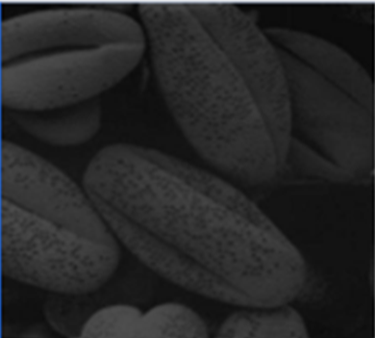
#> input picture THXLA/L1/DATA/data/anh1.png, 375 x 338 px, found by its file name
$ python main.py
#> lines starting #> are read from the running program, lines starting #| are printed output that depends on the picture
import cv2
import numpy as np

def load_image(filename):
#> called with filename = 'anh1.png'
    return cv2.imread(filename, cv2.IMREAD_GRAYSCALE)
#> returned value: shape (338, 375); min 0, max 232, mean 39.3

def show_image(image, window_name):
    cv2.imshow(window_name, image)


def dilation(image, kernel, iterations=1):
    dilated_image = np.copy(image)
    kernel = np.uint8(kernel)  # Convert kernel to uint8
    for _ in range(iterations):
        dilated_image = cv2.dilate(dilated_image, kernel)
    return dilated_image

def erosion(image, kernel, iterations=1):
#> called with kernel = array of shape (3, 3), iterations = 7
    eroded_image = np.copy(image)
    kernel = np.uint8(kernel)  # Convert kernel to uint8
    for _ in range(iterations):
        eroded_image = cv2.erode(eroded_image, kernel)
#> this loop made 7 passes
#> pass 2, in erosion, `eroded_image = cv2.erode(eroded_image, kernel)`:
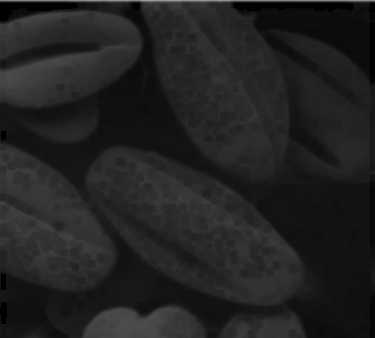
#> eroded_image: shape (338, 375); min 0, max 156, mean 33.8
#> after the loop:
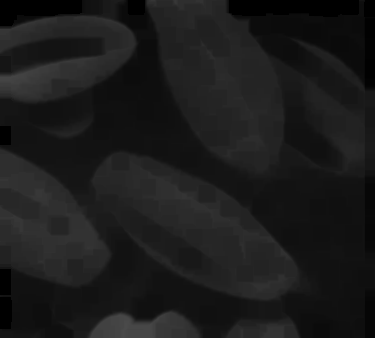
#> eroded_image: shape (338, 375); min 0, max 74, mean 27
    return eroded_image

if __name__ == "__main__":
    # Load image
    input_image = load_image("anh1.png")

    # Define kernel for dilation and erosion
    kernel = np.array([
        [1, 1, 1],
        [1, 1, 1],
        [1, 1, 1]
    ])


    # Apply erosion
    eroded_image = erosion(input_image, kernel, 7)
    # Apply dilation
    dilated_image = dilation(eroded_image, kernel, 7)

    dilated_image = dilation(dilated_image, kernel, 5)
#> the loop in dilation (call 2), `for _ in range(iterations):` made 5 passes
#> pass 2, in dilation (call 2), `dilated_image = cv2.dilate(dilated_image, kernel)`:
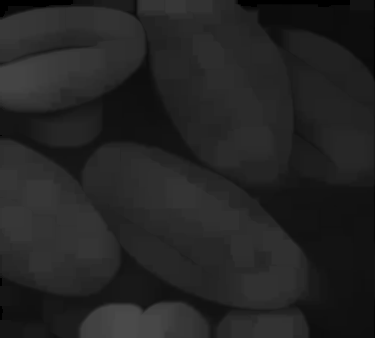
#> dilated_image: shape (338, 375); min 0, max 74, mean 35.7
    eroded_image = erosion(dilated_image, kernel, 5)


    # Show images
    show_image(input_image, "Input Image")
    show_image(dilated_image, "Result Image")

    cv2.waitKey(0)
    cv2.destroyAllWindows()

$ run again, with THXLA/L1/DATA/data/anh3.png copied over THXLA/L1/DATA/data/anh1.png
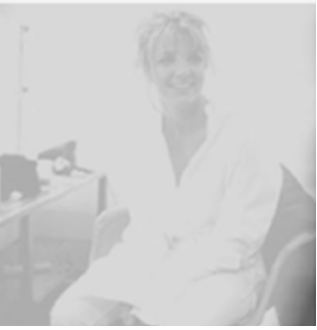
#> input picture THXLA/L1/DATA/data/anh3.png, 317 x 330 px, found by its file name
#> after the loop in erosion, `for _ in range(iterations):`:
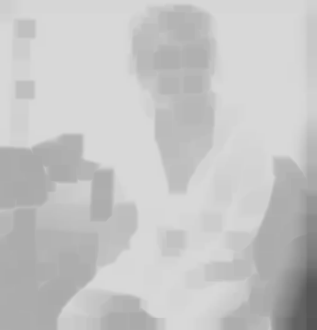
#> eroded_image: shape (330, 317); min 85, max 216, mean 197
#> the loop in dilation (call 2), `for _ in range(iterations):` made 5 passes
#> pass 1, in dilation (call 2), `dilated_image = cv2.dilate(dilated_image, kernel)`:
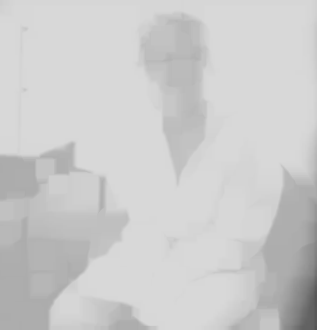
#> dilated_image: shape (330, 317); min 85, max 216, mean 203.8
